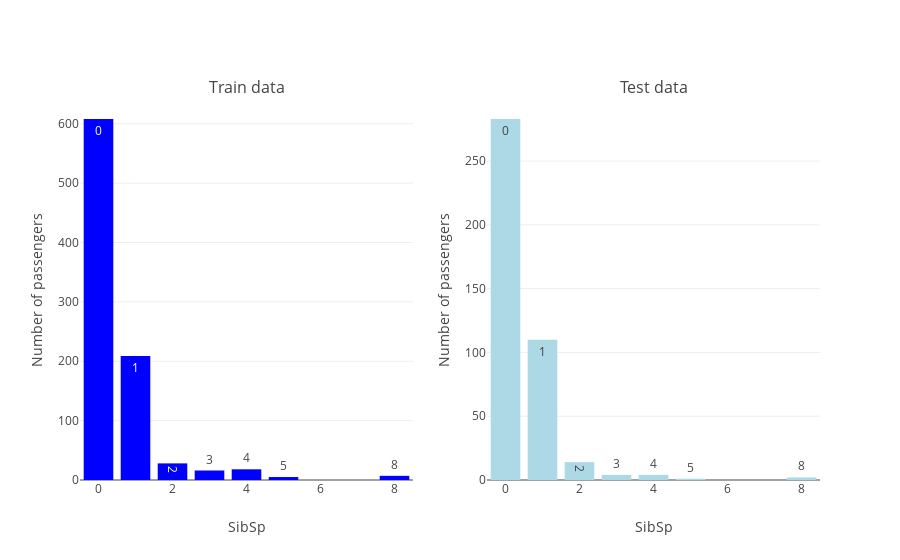

Notebook cell for this chart:
### Markdown cell above
Majority of the passengers were between 20 and 35 years old.

The survival rate for the age interval 15-35 years was quite small.

### Code cell
plot_two_bar(get_categories(train_df,'SibSp'), get_categories(test_df,'SibSp'), 
             'Train data', 'Test data',
             'SibSp', 'Number of passengers')

### Figure 1 — Plotly figure (JSON) as saved in the notebook; plotly's stock layout.template omitted (floating-point values rounded to 4 significant figures)
{"data": [{"marker": {"color": "Blue"}, "text": [0.0, 1.0, 2.0, 4.0, 3.0, 8.0, 5.0], "type": "bar", "uid": "b5cb4606-6edf-41af-a4b5-1a4bbf5ff292", "x": [0, 1, 2, 4, 3, 8, 5], "xaxis": "x", "y": [608, 209, 28, 18, 16, 7, 5], "yaxis": "y"}, {"marker": {"color": "Lightblue"}, "text": [0.0, 1.0, 2.0, 4.0, 3.0, 8.0, 5.0], "type": "bar", "uid": "930f0310-4ecc-4593-8df8-e34519bce09e", "x": [0, 1, 2, 4, 3, 8, 5], "xaxis": "x2", "y": [283, 110, 14, 4, 4, 2, 1], "yaxis": "y2"}], "layout": {"annotations": [{"font": {"size": 16}, "showarrow": false, "text": "Train data", "x": 0.225, "xanchor": "center", "xref": "paper", "y": 1.0, "yanchor": "bottom", "yref": "paper"}, {"font": {"size": 16}, "showarrow": false, "text": "Test data", "x": 0.775, "xanchor": "center", "xref": "paper", "y": 1.0, "yanchor": "bottom", "yref": "paper"}], "showlegend": false, "xaxis": {"anchor": "y", "domain": [0.0, 0.45], "title": {"text": "SibSp"}}, "xaxis2": {"anchor": "y2", "domain": [0.55, 1.0], "title": {"text": "SibSp"}}, "yaxis": {"anchor": "x", "domain": [0.0, 1.0], "title": {"text": "Number of passengers"}}, "yaxis2": {"anchor": "x2", "domain": [0.0, 1.0], "title": {"text": "Number of passengers"}}}}
